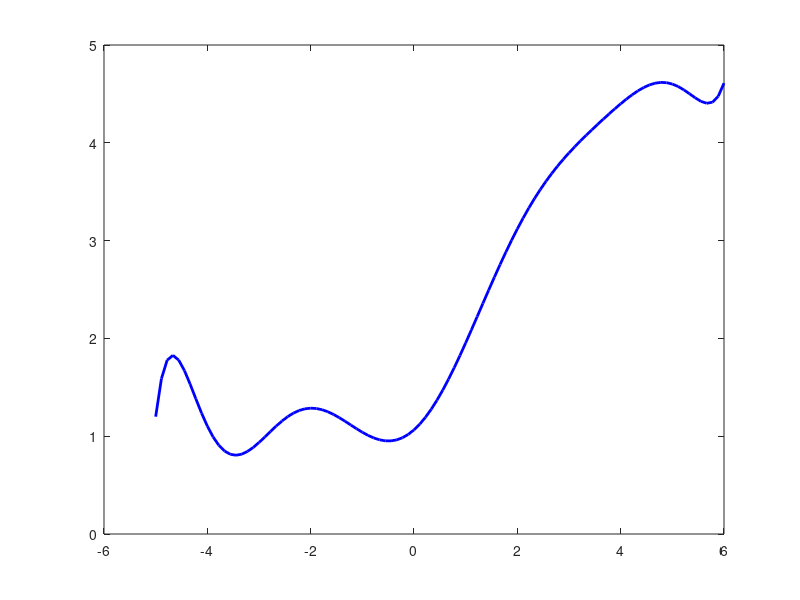

Write the MATLAB code that produced this figure. (Note: this script raises an error after producing the figure.)
clear;
close all;
clc;

% Dane
x_data = [-5 -4 -3 -2 -1 0 1 2 3 4 5 6];
y_data = [1.2 1.1 0.95 1.25 1.1 1.0 2 3.1 3.9 4.4 4.6 4.61];

% obliczenie wartości całki złożoną metodą trapezów

g = @(x) interp1(x_data, y_data, x, 'linear', 'extrap');

a = -2;
b = 2;
liczbaProbek = 100;
h = (b - a) / liczbaProbek;
x = linspace(a, b, liczbaProbek+1);
y = exp(-0.1 * x) .* (g(x)).^2;

I_trapez = h * (0.5*y(1) + sum(y(2:end-1)) + 0.5*y(end));
disp(['Wartość całki (złożona metoda trapezów): ', num2str(I_trapez)]);

% obliczenie wartości całki za pomocą polyfit

degrees = 3:9;

results = zeros(size(degrees));

for i = 1:length(degrees)
    n = degrees(i);
    
    % Aproksymacja wielomianowa
    p = polyfit(x_data, y_data, n);
    
    % Funkcja aproksymująca
    g = @(t) polyval(p, t);
    
    % Definicja funkcji podcałkowej
    f = @(t) exp(-0.1*t) .* (g(t)).^2;
    
    % Obliczenie całki numerycznie w zakresie (-2, 2)
    results(i) = integral(f, -2, 2);
end

x_fit = linspace(min(x_data), max(x_data), liczbaProbek); 
y_fit = polyval(p, x_fit);

figure;
plot(x_fit, y_fit, 'b-', 'LineWidth', 2); 
hold on;

% obliczenie wartości całki za pomocą własnej funkcji
% (aproksymacja wielomianowa metodą najmniejszych kwadratów)

for i = 1:length(degrees)
    n = degrees(i);

[wsp, y_apr] = aproksymacja_wielomianowa(x_data, y_data, n);

% Funkcja aproksymująca
g = @(t) polyval(wsp, t);

% Definicja funkcji podcałkowej
f = @(t) exp(-0.1*t) .* (g(t)).^2;

% Obliczenie całki numerycznie w zakresie (-2, 2)
wyniki(i) = integral(f, -2, 2);
end

y_fit2 = polyval(wsp, x_fit);


plot(x_data, y_data, 'o');
plot(x_fit, y_fit2);

xlim([-6 6.5])

legend('Aproksymacja', 'Dane');
xlabel('x', 'Interpreter', 'latex');
ylabel('f(x)', 'Interpreter', 'latex');
title('Aproksymacja');
hold off;

T = table(degrees', results', wyniki',...
    'VariableNames', {'Stopień', 'Polyfit', 'MNK'});
disp(T);


function [wspolczynniki, wartosci_aproksymowane] = aproksymacja_wielomianowa(x, y, stopien)
% APROKSYMACJA_WIELOMIANOWA Aproksymacja danych (x, y) wielomianem danego stopnia
% przy użyciu metody najmniejszych kwadratów.
%
% Wejście:
%   x - wektor argumentów (np. pomiarów)
%   y - wektor wartości funkcji (np. wyników pomiarów)
%   stopien - stopień wielomianu aproksymującego
%
% Wyjście:
%   wspolczynniki - współczynniki wielomianu (od najwyższego stopnia)
%   wartosci_aproksymowane - wartości wielomianu w punktach x

    y = y(:);

    % Budowa macierzy Vandermonde'a
    A = zeros(length(x), stopien + 1);
    for i = 0:stopien
        A(:, stopien + 1 - i) = x.^i;
    end

    % Rozwiązanie układu równań normalnych
    wspolczynniki = (A' * A) \ (A' * y);

    % Obliczenie wartości aproksymowanych
    wartosci_aproksymowane = A * wspolczynniki;
end



% saveas(gcf, 'D:\repos\metody_numeryczne\zestaw_1_zadanie_2.png')